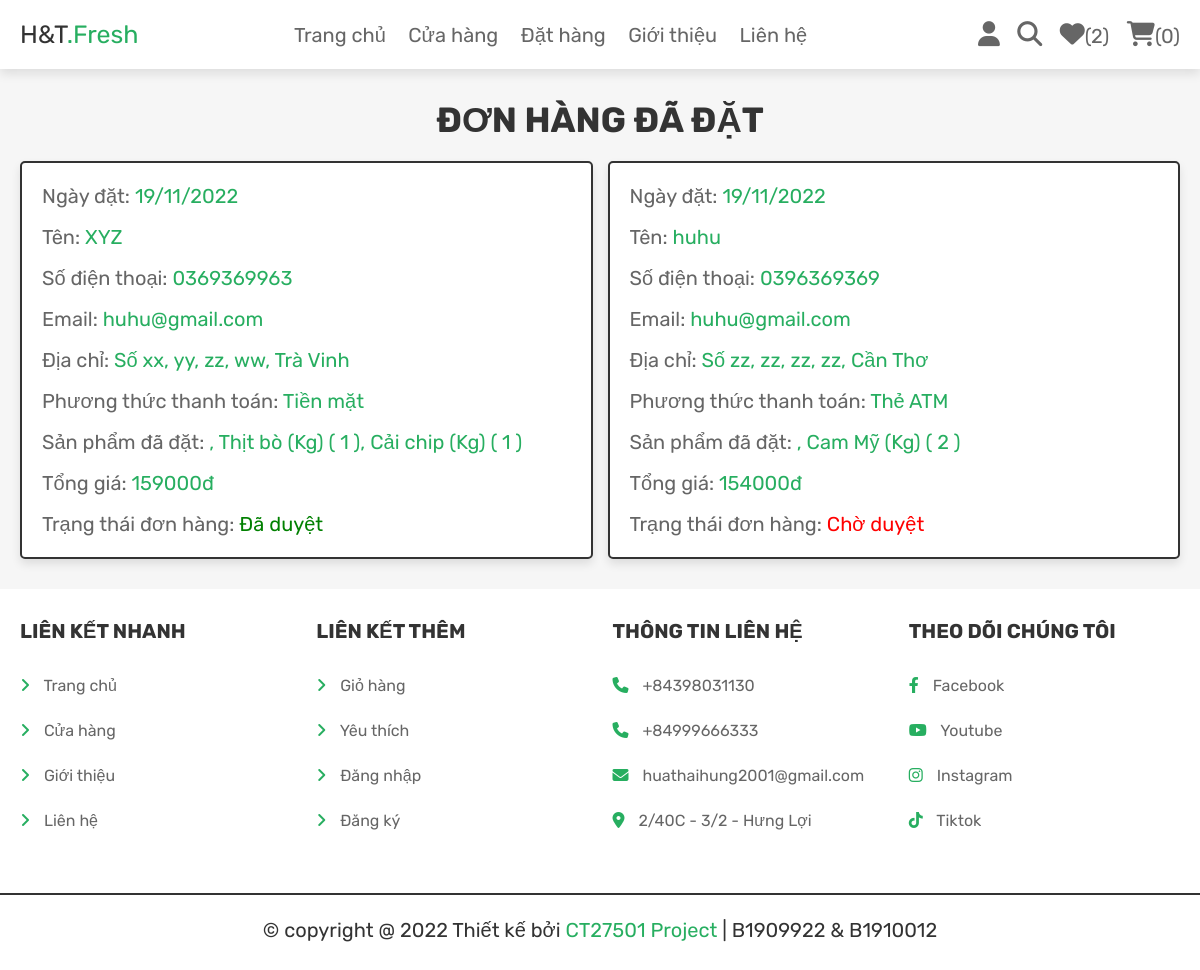
The app's page /myweb/orders.php (signed in) with its own data.
### tables this page shows
CREATE TABLE `orders` (
  `id` int(100) NOT NULL,
  `user_id` int(100) NOT NULL,
  `name` varchar(100) NOT NULL,
  `number` varchar(12) NOT NULL,
  `email` varchar(100) NOT NULL,
  `method` varchar(50) NOT NULL,
  `address` varchar(500) NOT NULL,
  `total_products` varchar(1000) NOT NULL,
  `total_price` int(100) NOT NULL,
  `placed_on` varchar(50) NOT NULL,
  `payment_status` varchar(20) NOT NULL DEFAULT 'Chờ duyệt'
);

### myweb/orders.php (the view, shortened to what this page needs)
<?php
@include 'config.php';
$user_id = $_SESSION['user_id'];
?>
<!DOCTYPE html>
<html lang="en">
<head>
   <link rel="stylesheet" href="https://cdnjs.cloudflare.com/ajax/libs/font-awesome/6.1.1/css/all.min.css">
   <link rel="stylesheet" href="css/style.css">
</head>
<body>
<?php include 'header.php'; ?>
<section class="placed-orders">
   <h1 class="title">Đơn hàng đã đặt</h1>
   <div class="box-container">
   <?php
      $select_orders = $conn->prepare("SELECT * FROM `orders` WHERE user_id = ?");
      $select_orders->execute([$user_id]);
      if($select_orders->rowCount() > 0){
         while($fetch_orders = $select_orders->fetch(PDO::FETCH_ASSOC)){
   ?>
   <div class="box">
      <p> Ngày đặt: <span><?= $fetch_orders['placed_on']; ?></span> </p>
      <p> Tên: <span><?= $fetch_orders['name']; ?></span> </p>
      <p> Số điện thoại: <span><?= $fetch_orders['number']; ?></span> </p>
      <p> Email: <span><?= $fetch_orders['email']; ?></span> </p>
      <p> Địa chỉ: <span><?= $fetch_orders['address']; ?></span> </p>
      <p> Phương thức thanh toán: <span><?= $fetch_orders['method']; ?></span> </p>
      <p> Sản phẩm đã đặt: <span><?= $fetch_orders['total_products']; ?></span> </p>
      <p> Tổng giá: <span><?= $fetch_orders['total_price']; ?>đ</span> </p>
      <p> Trạng thái đơn hàng: <span style="color:<?php if($fetch_orders['payment_status'] == 'Chờ duyệt' or $fetch_orders['payment_status'] == 'Thất bại' ){ echo 'red'; }else{ echo 'green'; }; ?>"><?= $fetch_orders['payment_status']; ?></span> </p>
   </div>
   <?php
      }
   }else{
      echo '<p class="empty">Bạn chưa đặt hàng :(</p>';
   }
   ?>
   </div>
</section>
<?php include 'footer.php'; ?>
</body>
</html>

### myweb/css/style.css (style rules this page uses)
.placed-orders .box-container { display: flex; flex-wrap: wrap; gap:1.5rem; align-items: flex-start; }
.placed-orders .box-container .box { padding:1rem 2rem; flex:1 1 40rem; border:var(--border); background-color: var(--white); box-shadow: var(--box-shadow); border-radius: .5rem; }
.placed-orders .box-container .box p { margin:.5rem 0; line-height: 1.8; font-size: 2rem; color:var(--light-color); }
.placed-orders .box-container .box p span { color:var(--green); }

### myweb/css/components.css (style rules this page uses)
:root { --green:#27ae60; --orange:#f39c12; --red:#e74c3c; --black:#333; --light-color:#666; --white:#fff; --light-bg:#f6f6f6; --border:.2rem solid var(--black); --box-shadow:0 .5rem 1rem rgba(0,0,0,.1); }
* { font-family: 'Rubik', sans-serif; margin:0; padding:0; box-sizing: border-box; outline: none; border:none; text-decoration: none; color:var(--black); }
body { background-color: var(--light-bg); }
html { font-size: 62.5%; overflow-x: hidden; scroll-behavior: smooth; scroll-padding-top: 6.5rem; }
section { padding:3rem 2rem; max-width: 1200px; margin:0 auto; }
.title { text-align: center; margin-bottom: 2rem; text-transform: uppercase; color:var(--black); font-size: 3.5rem; }

### records on screen
orders: placed_on "19/11/2022", name "XYZ", number "0369369963", email "huhu@gmail.com", address "Số xx, yy, zz, ww, Trà Vinh", method "Tiền mặt", total_products ", Thịt bò (Kg) ( 1 ), Cải chip (Kg) ( 1 )", total_price "159000", payment_status "Đã duyệt"
orders: placed_on "19/11/2022", name "huhu", number "0396369369", email "huhu@gmail.com", address "Số zz, zz, zz, zz, Cần Thơ", method "Thẻ ATM", total_products ", Cam Mỹ (Kg) ( 2 )", total_price "154000", payment_status "Chờ duyệt"

### other values on screen
$count_wishlist_items->rowCount() "2"
$count_cart_items->rowCount() "0"
